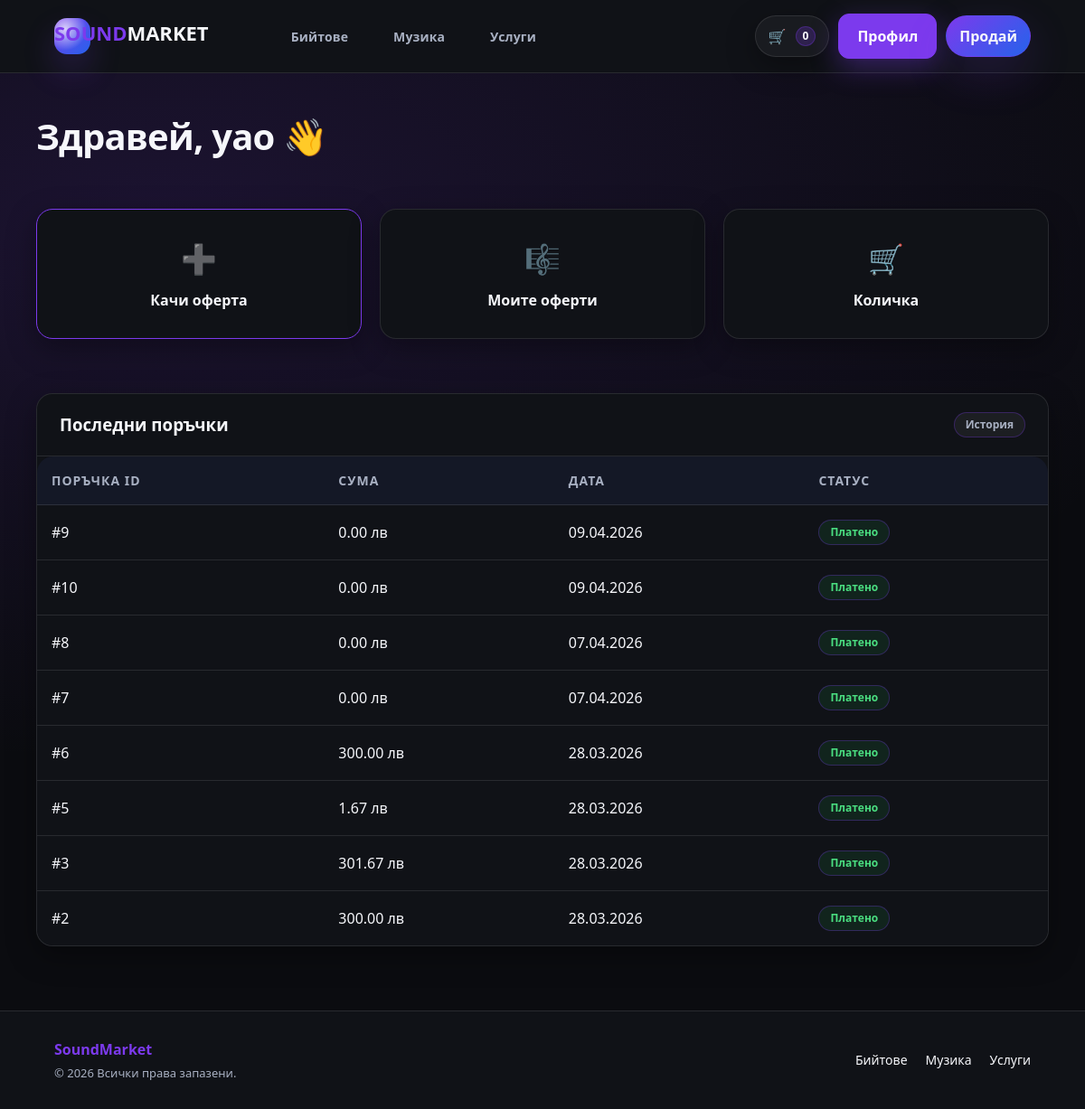
The app's page /soundmarket/dashboard.php (signed in) with its own data.
### tables this page shows
CREATE TABLE `orders` (
  `id` int(11) NOT NULL,
  `user_id` int(11) NOT NULL,
  `product_id` int(11) NOT NULL,
  `total_bgn` int(11) NOT NULL,
  `status` enum('created','paid','delivered','cancelled') NOT NULL DEFAULT 'created',
  `created_at` timestamp NOT NULL DEFAULT current_timestamp()
);

### soundmarket/inc/auth.php (called while the page is built, shortened)
<?php
require_once __DIR__ . '/db.php';
function current_username(): string {
  return (string)($_SESSION['username'] ?? '');
}

### soundmarket/inc/functions.php (called while the page is built, shortened)
<?php
function h(string $s): string {
  return htmlspecialchars($s, ENT_QUOTES, 'UTF-8');
}
function format_bgn(int $st): string {
  return number_format($st / 100, 2, '.', '') . ' лв';
}

### soundmarket/inc/db.php (called while the page is built, shortened)
<?php
function db(): PDO {
  static $pdo = null;
  if ($pdo) return $pdo;
  $dsn = 'mysql:host=' . DB_HOST . ';dbname=' . DB_NAME . ';charset=utf8mb4';
  $pdo = new PDO($dsn, DB_USER, DB_PASS, [
    PDO::ATTR_ERRMODE => PDO::ERRMODE_EXCEPTION,
    PDO::ATTR_DEFAULT_FETCH_MODE => PDO::FETCH_ASSOC,
  ]);
  return $pdo;
}

### soundmarket/dashboard.php (the view, shortened to what this page needs)
<?php
require_once __DIR__ . '/inc/auth.php';
require_once __DIR__ . '/inc/db.php';
require_once __DIR__ . '/inc/functions.php';
require __DIR__ . '/inc/header.php';
$stmt = db()->prepare("SELECT * FROM orders WHERE user_id=? ORDER BY created_at DESC LIMIT 10");
$stmt->execute([current_user_id()]);
$orders = $stmt->fetchAll();
?>
<div class="container" style="padding: 40px 0;">
  <div class="page-head" style="margin-bottom: 30px;">
    <h2 style="font-size: 2.5rem;">Здравей, <?= h(current_username()) ?> 👋</h2>
  </div>
  <div class="grid" style="grid-template-columns: repeat(auto-fit, minmax(200px, 1fr)); gap: 20px; margin-bottom: 40px;">
    <a href="<?= APP_BASE ?>/product_create.php" class="card" style="text-align: center; padding: 30px; text-decoration: none; border-color: var(--brand);">
        <span style="font-size: 32px; display: block; margin-bottom: 10px;">➕</span>
        <strong style="color: var(--text);">Качи оферта</strong>
    </a>
    <a href="<?= APP_BASE ?>/my_products.php" class="card" style="text-align: center; padding: 30px; text-decoration: none;">
        <span style="font-size: 32px; display: block; margin-bottom: 10px;">🎼</span>
        <strong style="color: var(--text);">Моите оферти</strong>
    </a>
    <a href="<?= APP_BASE ?>/cart.php" class="card" style="text-align: center; padding: 30px; text-decoration: none;">
        <span style="font-size: 32px; display: block; margin-bottom: 10px;">🛒</span>
        <strong style="color: var(--text);">Количка</strong>
    </a>
  </div>
  <section class="card" style="padding: 0; overflow: hidden;">
    <div style="padding: 20px 25px; border-bottom: 1px solid var(--border); display: flex; justify-content: space-between; align-items: center;">
        <h3 style="margin: 0;">Последни поръчки</h3>
        <span class="pill">История</span>
    </div>
    <div style="overflow-x: auto;">
        <table class="table" style="margin: 0; width: 100%; border: none;">
            <thead>
                <tr>
                    <th>Поръчка ID</th>
                    <th>Сума</th>
                    <th>Дата</th>
                    <th>Статус</th>
                </tr>
            </thead>
            <tbody>
                <?php if (empty($orders)): ?>
                    <tr>
                        <td colspan="4" style="text-align: center; padding: 40px; color: var(--muted);">Все още нямате направени поръчки.</td>
                    </tr>
                <?php else: ?>
                    <?php foreach ($orders as $o): ?>
                        <tr>
                            <td>#<?= $o['id'] ?></td>
                            <td><?= format_bgn((int)$o['total_bgn']) ?></td>
                            <td><?= date('d.m.Y', strtotime($o['created_at'])) ?></td>
                            <td><span class="pill" style="background: rgba(34, 197, 94, 0.1); color: #4ade80;">Платено</span></td>
                        </tr>
                    <?php endforeach; ?>
                <?php endif; ?>
            </tbody>
        </table>
    </div>
  </section>
</div>
<?php require __DIR__ . '/inc/footer.php'; ?>

### soundmarket/assets/css/style.css (style rules this page uses)
:root { --bg: #0b0c10; --surface: #101217; --surface-2: #141826; --text: #f6f7fb; --muted: #a8b0c2; --border: rgba(255,255,255,.10); --brand: #7c3aed; --brand2: #2563eb; --radius: 18px; --shadow: 0 18px 60px rgba(0,0,0,.45); --shadowSoft: 0 10px 32px rgba(0,0,0,.35); --container: 1120px; }
* { box-sizing:border-box; }
html,body { height:100%; }
body { margin:0; font-family: ui-sans-serif, system-ui, -apple-system, Segoe UI, Roboto, Arial; background: radial-gradient(1200px 600px at 15% 20%, rgba(124,58,237,.15), rgba(0,0,0,0)), radial-gradient(900px 500px at 85% 30%, rgba(37,99,235,.12), rgba(0,0,0,0)), var(--bg); color: var(--text); line-height: 1.5; }
a { color:inherit; text-decoration:none; }
.container { width: min(var(--container), calc(100% - 32px)); margin-inline: auto; }
.page-head { padding: 22px 0 8px; }
.page-head h2 { margin:0 0 6px; font-size: 22px; letter-spacing: -0.02em; }
.grid { display:grid; grid-template-columns: repeat(3, 1fr); gap: 14px; }
.card { background: rgba(255,255,255,.04); border: 1px solid rgba(255,255,255,.10); border-radius: var(--radius); box-shadow: var(--shadowSoft); overflow: hidden; }
.pill { display:inline-flex; padding: 6px 10px; border-radius: 999px; border: 1px solid rgba(255,255,255,.12); background: rgba(255,255,255,.04); color: rgba(246,247,251,.70); font-weight: 900; font-size: 12px; }
.page-head { padding: 0; }
body { background: radial-gradient(900px 500px at 20% 10%, rgba(124,58,237,.18), transparent 60%), radial-gradient(800px 500px at 90% 30%, rgba(37,99,235,.15), transparent 60%), linear-gradient(180deg, #0b0c14 0%, #0d0f1a 60%, #0b0c14 100%); }
.table { width: 100%; border-collapse: separate; border-spacing: 0; margin: 20px 0; background: var(--surface); border-radius: var(--radius); overflow: hidden; border: 1px solid var(--border); }
.table th, .table td { padding: 16px; text-align: left; border-bottom: 1px solid var(--border); }
.table th { background: var(--surface-2); color: var(--muted); font-size: 14px; text-transform: uppercase; letter-spacing: 1px; }
.table tr:last-child td { border-bottom: none; }
.pill { display: inline-block; padding: 4px 12px; border-radius: 20px; font-size: 12px; font-weight: 600; background: rgba(124, 58, 237, 0.2); color: #a5b4fc; border: 1px solid rgba(124, 58, 237, 0.3); }
.card { background: var(--surface); border: 1px solid var(--border); border-radius: var(--radius); padding: 24px; transition: transform 0.3s ease, border-color 0.3s ease; }
.grid { display: grid; grid-template-columns: repeat(auto-fill, minmax(300px, 1fr)); gap: 24px; padding: 20px 0; }
.card { display: flex; flex-direction: column; height: 100%; background: var(--surface); border: 1px solid var(--border); border-radius: var(--radius); overflow: hidden; transition: transform 0.3s ease; }
:root { --bg: #0b0c10; --surface: #101217; --surface-2: #141826; --text: #f6f7fb; --muted: #a8b0c2; --border: rgba(255, 255, 255, .10); --brand: #7c3aed; --brand-hover: #6d28d9; --radius: 18px; --shadowSoft: 0 10px 32px rgba(0, 0, 0, .35); }
* { box-sizing: border-box; }
html, body { height: 100%; margin: 0; }
body { display: flex; flex-direction: column; min-height: 100vh; font-family: ui-sans-serif, system-ui, -apple-system, sans-serif; background: radial-gradient(1200px 600px at 15% 20%, rgba(124, 58, 237, .15), rgba(0, 0, 0, 0)), var(--bg); color: var(--text); }
.container { max-width: 1120px; margin: 0 auto; padding: 0 20px; }
.grid { display: grid; grid-template-columns: repeat(auto-fill, minmax(300px, 1fr)); gap: 25px; padding: 20px 0; }
.card { background: var(--surface); border: 1px solid var(--border); border-radius: var(--radius); overflow: hidden; display: flex; flex-direction: column; transition: transform 0.3s ease; }
.pill { background: rgba(255,255,255,0.05); padding: 4px 12px; border-radius: 20px; font-size: 12px; color: var(--muted); }

### records on screen
orders: id "9", total_bgn "0.00 лв", created_at "09.04.2026"
orders: id "10", total_bgn "0.00 лв", created_at "09.04.2026"
orders: id "8", total_bgn "0.00 лв", created_at "07.04.2026"
orders: id "7", total_bgn "0.00 лв", created_at "07.04.2026"
orders: id "6", total_bgn "300.00 лв", created_at "28.03.2026"
orders: id "5", total_bgn "1.67 лв", created_at "28.03.2026"
orders: id "3", total_bgn "301.67 лв", created_at "28.03.2026"
orders: id "2", total_bgn "300.00 лв", created_at "28.03.2026"

### other values on screen
$cartCount "0"
current_username() "yao"
APP_NAME "SoundMarket"
